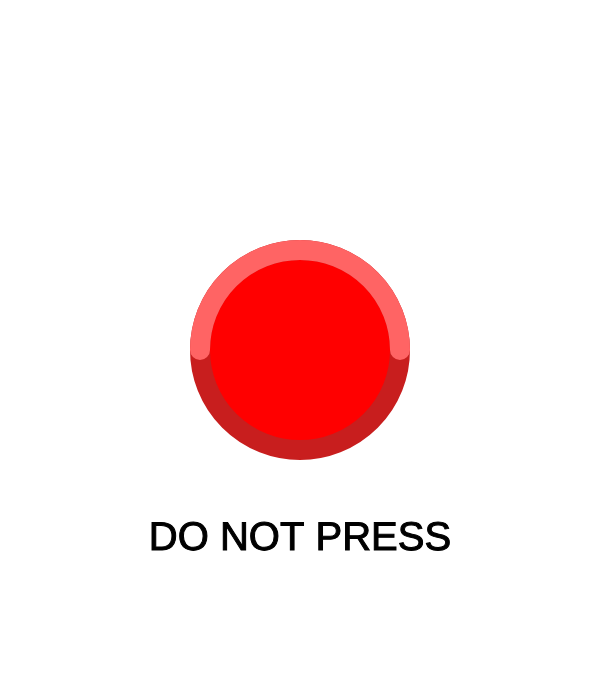
Frame 1 (no input)
Frame 60 (no input): identical to frame 1, image omitted
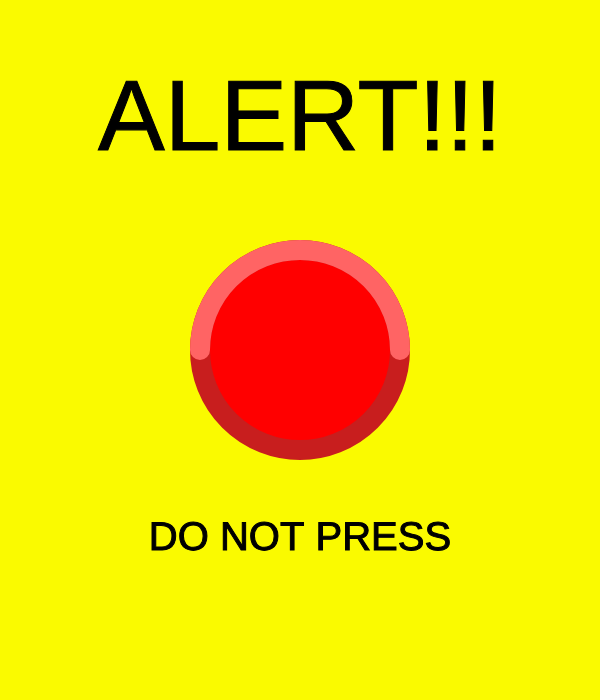
Frame 120 (the mouse pressed at the canvas centre since frame 60)

The p5.js sketch that drew these frames (run headless with seeded random() and noise() and a simulated clock; from frame 60 on, the mouse is pressed at the canvas centre):

// p5.js sketch
// ── sketch.js
var redButton;
var alertFlash = true;

function setup()
{
	createCanvas(600, 700);

	redButton = {
		x: width / 2,
		y: height / 2,
		dis: 200,
		activated: false
	}

}

function draw()
{
	background(255);

	if (frameCount / 30 == parseInt(frameCount / 30))
	{
		alertFlash = !alertFlash;
	}

	if (redButton.activated == true)
	{
		background(250, 250, 0);

		if (alertFlash)
		{
			textSize(100);
			text("ALERT!!!", width / 2, height / 2 - redButton.dis);
		}

	}


	fill(255, 0, 0);
	stroke(200, 30, 30);
	strokeWeight(20);
	ellipse(redButton.x, redButton.y, redButton.dis);
	noFill();
	stroke(255, 100, 100);
	arc(redButton.x, redButton.y, redButton.dis, redButton.dis, PI, PI * 2);


	textAlign(CENTER);
	textSize(40);
	strokeWeight(1);
	stroke(0);
	fill(0);
	text("DO NOT PRESS", width / 2, height / 2 + redButton.dis);

}

function mousePressed()
{
	if (dist(mouseX, mouseY, redButton.x, redButton.y) < redButton.dis)
	{
		redButton.activated = !redButton.activated;
	}
}
